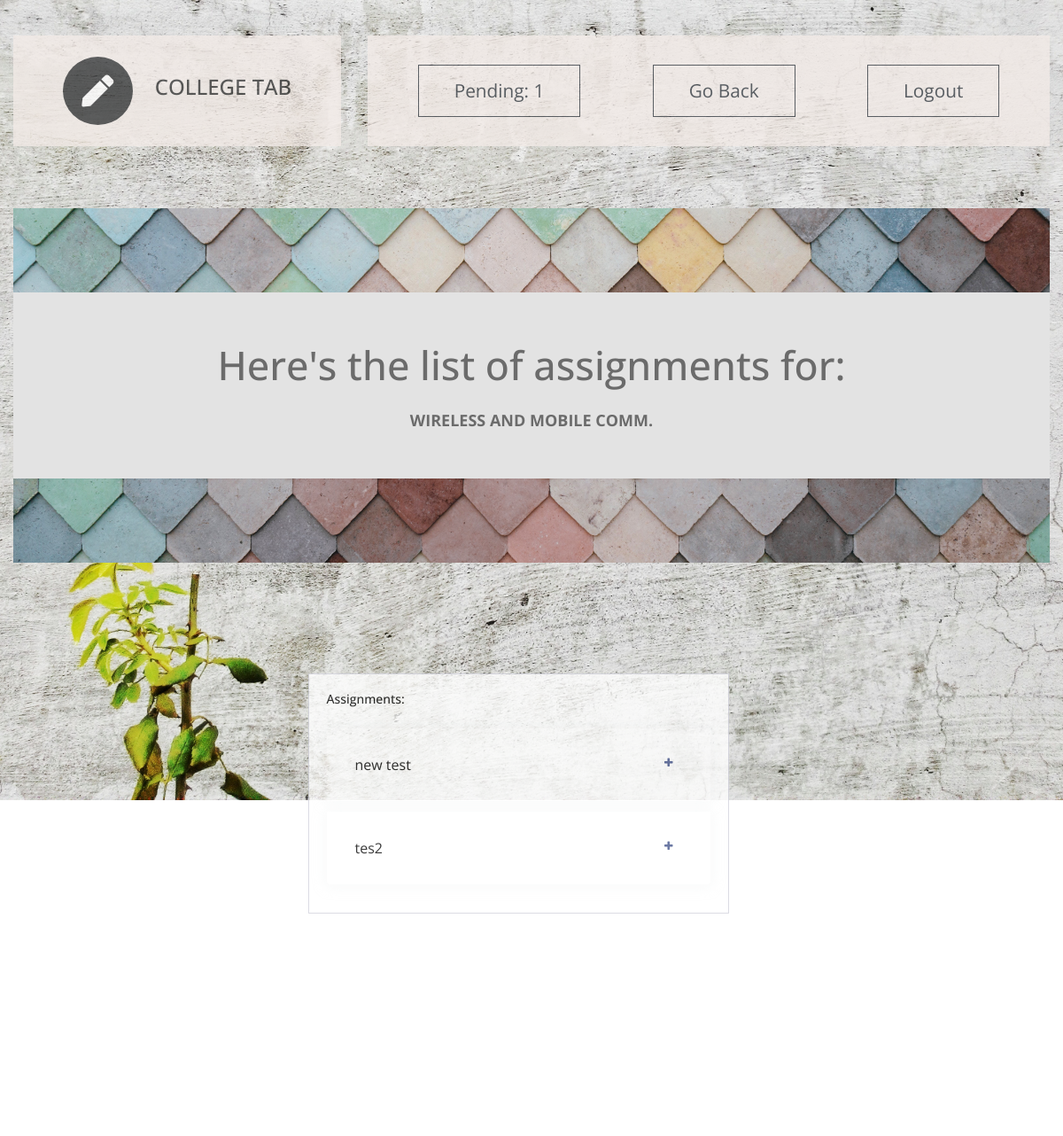
/s_dashboard/s_sub_assign/0103IT181044/IT-602 (signed in), run on an earlier commit of the app's database.
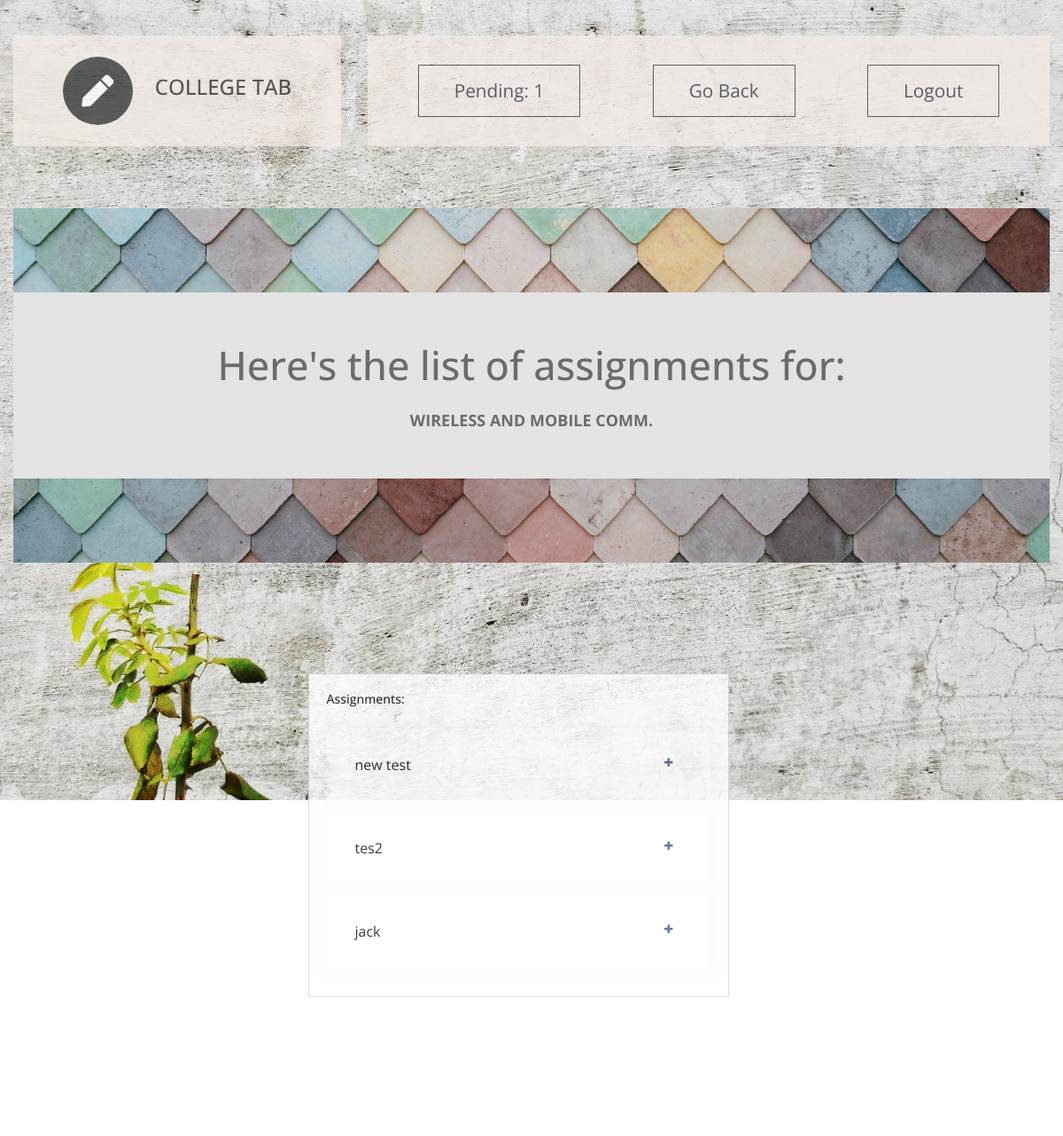
And on a later commit of the database.
### ctapp/models.py (models this page shows, shortened)
class subject(models.Model):
    subject_code = models.CharField(max_length = 8,primary_key = True)
    name = models.CharField(max_length = 30)
    branch = models.CharField(max_length=20, choices=BRANCH_CHOICES, default='IT')
    sem = models.CharField(max_length = 20,choices = SEMESTER_CHOICES,default = '6')

class assignment(models.Model):
    assignfile = models.FileField(upload_to=get_directory_for_assignment_details,default="p.pdf")
    c_id  = models.ForeignKey(Class,on_delete=models.CASCADE)       #class id
    s_id = models.ForeignKey(subject,on_delete=models.CASCADE)  #subject id
    t_id = models.ForeignKey(teacher,on_delete=models.CASCADE)  #teacher id
    topic = models.CharField(max_length=50)
    last_date = models.DateField()

### ctapp/views.py (the view)
# urls.py: path('s_sub_assign/<str:id>/<str:sub_id>', views.student_subject_assign, name='s_subject_assignment_list'),
@login_required(login_url='s_login/')
def student_subject_assign(request,id,sub_id):           # to list assignements given subject and class
    template = loader.get_template('student_dashboard_subject_assignments.html')
    current_student = student.objects.get(enrollment_number=id)
    current_subject = subject.objects.get(subject_code=sub_id)
    assignment = get_assignments(current_student,current_subject)
    if assignment:
         context = {'student':current_student,'assignment_list':assignment,'subject':current_subject,'error':''}
    else:
        error="No teacher is assigned for this subject yet."
        context={'error':error,'student':current_student,'subject':current_subject}
    return HttpResponse(template.render(context, request))

### ctapp/views.py (called while the page is built)
def get_assignments(student,subject):
    sem = student.sem
    sec = student.sec
    try:
        curr_class = Class.objects.filter(sem=sem).get(sec=sec)
        curr_teacher = teacher_assign.objects.filter(c_id=curr_class).get(s_id=subject)
        return assignment.objects.filter(c_id=curr_class).filter(s_id=subject)
    except teacher_assign.DoesNotExist:
        return False

### ctapp/templates/student_dashboard_subject_assignments.html (shortened to what this page needs)
<!DOCTYPE html>
<html lang="en">
{% load static %}
  <head>
    <link rel="stylesheet" href="{% static 'css/all.min.css' %}" />
    <link rel="stylesheet" href="{% static 'css/bootstrap.min.css' %}" />
    <link rel="stylesheet" href="{% static 'css/templatemo-style.css' %}" />
    <link rel="stylesheet" href='https://cdnjs.cloudflare.com/ajax/libs/font-awesome/4.0.3/css/font-awesome.css' />
  </head>
  <body id="assignmentPage">
    <div class="parallax-window" data-parallax="scroll" data-image-src="{% static 'img/std_assignments.jpg' %}">
      <div class="container-fluid">
        <div class="row tm-brand-row">
          <div class="col-lg-4 col-11">
            <div class="tm-brand-container tm-bg-white-transparent">
              <i class="fas fa-2x fa-pen tm-brand-icon"></i>
              <div class="tm-brand-texts">
                <h1 class="text-uppercase tm-brand-name">College Tab</h1>
              </div>
            </div>
          </div>
          <div class="col-lg-8 col-1">
            <div class="tm-nav">
              <nav
                class="navbar navbar-expand-lg navbar-light tm-bg-white-transparent tm-navbar">
                <div class="collapse navbar-collapse" id="navbarNav">
                  <ul class="navbar-nav">
                    <li class="nav-item">
                      <a href="#assignments" class="btn btn-outline-dark">Pending: 1</a>
                    </li>
                    <li class="nav-item">
                      <a href="{% url 'student:s_db' student.enrollment_number %}" class="btn btn-outline-dark">Go Back</a>
                    </li>
                    <li class="nav-item">
                      <button type="button" class="btn btn-outline-dark">Logout</button>
                    </li>
                  </ul>
                </div>
              </nav>
            </div>
          </div>
        </div>
        <section class="row" id="tmServices">
            <div class="col-12">
               <div class="parallax-window tm-services-parallax-header tm-testimonials-parallax-header"
                    data-parallax="scroll"
                    data-z-index="101"
                    data-image-src="{% static 'img/colors.jpg' %}">
                    <div class="text-center tm-services-header tm-testimonials-header" style="background-color:#E3E3E3";>
                       <h2 class="tm-services-page-title tm-testimonials-page-title">Here's the list of assignments for:</h2>
                       <p class="tm-services-description mb-0">
                           <b>{{subject.name}}  </b>
                       </p>
                   </div>
               </div>
            </div>
            <div class="page-content page-container" id="page-content">
              <div class="padding">
                  <div class="row container d-flex justify-content-center">
                      <div class="col-lg-6 grid-margin stretch-card">
                          <div class="card">
                              <div class="card-body">
                                  <h4 class="card-title">Assignments:</h4>
                                  <div class="mt-4">
                                      <div class="accordion" id="accordion" role="tablist">
                                        {% for a in assignment_list %}
                                          <div class="card">
                                              <div class="card-header" role="tab" id="heading-1">
                                                  <h6 class="mb-0"><a data-toggle="collapse" href="#open" aria-expanded="false" aria-controls="collapse-1" data-abc="true" class="collapsed">{{a.topic}}</a></h6>
                                              </div>
                                          </div>
                                          {% endfor %}
                                      </div>
                                  </div>
                              </div>
                          </div>
                      </div>
                  </div>
              </div>
          </div>
         <footer class="row">
            <p class="col-12 text-white text-center tm-copyright-text">
            </p>
          </footer>
        </div>
      </div>
    </body>
  </html>

### ctapp/static/css/templatemo-style.css (style rules this page uses)
html { scroll-behavior: smooth; }
body { font-family: "Open Sans", Arial, Helvetica, sans-serif; font-size: 18px; font-weight: 400; color: #6b6b6b; overflow-x: hidden; }
a, button { transition: all 0.3s ease; }
.container-fluid { max-width: 1310px; }
.parallax-window { min-height: 1100px; background: transparent; }
.tm-bg-white-transparent { background-color: rgba(255, 255, 255, 0.8); }
.tm-brand-row { align-items: center; padding-top: 40px; padding-bottom: 28px; }
.tm-brand-container { max-width: 500px; height: 125px; display: flex; align-items: center; justify-content: center; }
.tm-brand-icon { width: 79px; height: 77px; display: flex; align-items: center; justify-content: center; background-color: #333436; color: white; border-radius: 50%; margin-right: 25px; }
.tm-brand-name { font-size: 1.5rem; color: #333333; }
.tm-navbar { max-width: 840px;min-height: 125px;justify-content:; }
.tm-navbar .navbar-nav { width: 100%; display: flex; align-items: center; justify-content: space-around; }
.nav-item { position: relative; }
.btn { border-radius: 0; padding: 13px 40px; font-size: 1.3rem; }
p { line-height: 1.7; }
.tm-copyright-text { font-size: 1rem; padding-top: 50px; padding-bottom: 45px; }
.tm-bg-white-transparent { background-color: #F2EBE7;; opacity: 0.77; color: #F4F3F2; font-weight: bold; }
.padding { padding: 5rem }
.page-content { height:500px; width:1260px; color:black; opacity: 0.77; }
.card { box-shadow: none; -webkit-box-shadow: none; -moz-box-shadow: none; -ms-box-shadow: none }
.card { position: relative; display: flex; flex-direction: column; min-width: 0; word-wrap: break-word; background-color: #fff; background-clip: border-box; border: 1px solid #d2d2dc; border-radius: 0 }
.card .card-title { color: #000000; margin-bottom: 0.625rem; text-transform: capitalize; font-size: 0.875rem; font-weight: 500 }
.accordion .card:first-of-type { border-bottom: 0; border-bottom-right-radius: 0; border-bottom-left-radius: 0 }
.accordion .card { margin-bottom: .75rem; box-shadow: 0px 1px 15px 1px rgba(230, 234, 236, 0.35); border-radius: .25rem; border: none }
.accordion .card .card-header { background-color: transparent; border: none; padding: 2rem }
.card-header:first-child { border-radius: calc(0.25rem - 1px) calc(0.25rem - 1px) 0 0 }
.accordion .card .card-header * { font-weight: 400; font-size: 1rem }
.mb-0, .my-0 { margin-bottom: 0 !important }
.accordion .card .card-header a { display: block; color: inherit; text-decoration: none; font-size: inherit; position: relative; -webkit-transition: color 0.5s ease; -moz-transition: color 0.5s ease; -ms-transition: color 0.5s ease; -o-transition: color 0.5s ease; transition: color 0.5s ease; padding-right: 1.5rem }
.accordion .card .card-header a[aria-expanded="false"]:before { content: "\f067" }
.accordion .card .card-header a:before { position: absolute; right: 7px; top: 0; font-size: 18px; display: block; font-family: FontAwesome; display: inline-block; padding-right: 3px; font-size: .756em; color: #405189 }
.tm-services-parallax-header { min-height: 700px; display: flex; align-items: center; margin-top: 42px; margin-bottom: 22px; }
.tm-services-header { position: relative; z-index: 102; width: 100%; padding: 85px 15px 37px 15px; }
.tm-services-page-title { font-size: 2.8rem; padding-bottom: 37px; }
.tm-testimonials-header { padding: 55px 15px 50px; }
.tm-testimonials-page-title { padding-bottom: 0; margin-bottom: 20px; }
.tm-testimonials-parallax-header { min-height: 400px; margin-bottom: 45px; }

What changed in the data, as far as the page shows it:
added assignment: topic "jack"
